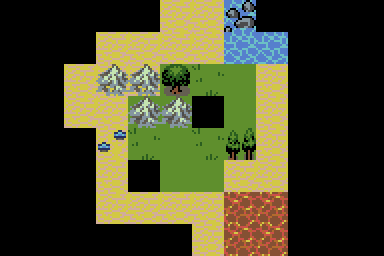

The image is a tile-based game level rendered from a .tmx file. Its description and source (layers, tilesets, objects; grid data summarised) follow:
An orthogonal 12x8 tile map with 32x32 px tiles, 4 tile layers (Terrain, Decoration, Vertical Edges, Horizontal Edges), 4 tilesets and 1 object (Player).

<map version="1.2" tiledversion="1.2.4" orientation="orthogonal" renderorder="right-down" width="12" height="8" tilewidth="32" tileheight="32" infinite="0" nextlayerid="9" nextobjectid="92">
 <tileset firstgid="1" source="ground.tsx" />
 <tileset firstgid="17" source="broken.tsx" />
 <tileset firstgid="21" source="decoration.tsx" />
 <tileset firstgid="37" source="devourer.tsx" />
 <layer id="1" name="Terrain" width="12" height="8">
  <data>[96 cells, 91 non-empty, 6 distinct tile ids]</data>
 </layer>
 <layer id="8" name="Decoration" width="12" height="8">
  <data>[96 cells, 8 non-empty, 6 distinct tile ids]</data>
 </layer>
 <layer id="6" name="Vertical Edges" width="12" height="8" offsetx="16" offsety="0">
  <data>[96 cells, 0 non-empty, 0 distinct tile ids]</data>
 </layer>
 <layer id="7" name="Horizontal Edges" width="12" height="8" offsetx="0" offsety="16">
  <data>[96 cells, 0 non-empty, 0 distinct tile ids]</data>
 </layer>
 <objectgroup id="2" name="Enemies" />
 <objectgroup id="3" name="Player">
  <object id="16" name="Player" type="Player" gid="37" x="160" y="192" width="32" height="32" />
 </objectgroup>
 <objectgroup id="4" name="Triggers" />
 <objectgroup id="5" name="Props" />
</map>
